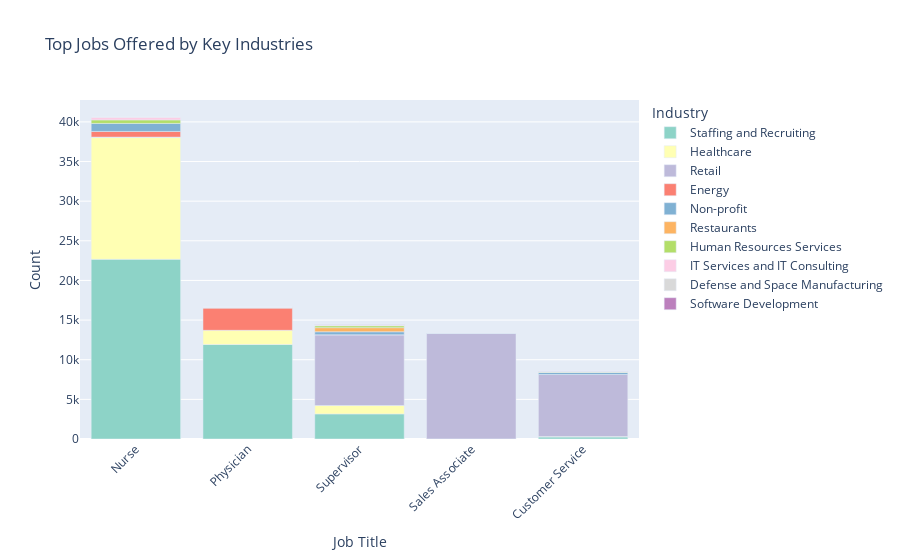

Here is the notebook cell this chart was saved with:
### Markdown cell above
### Top jobs offered by the key industries

### Code cell
Top_5_Jobs = df_job_postings_EDA['Job Title'].value_counts().head(5).index

# Filter the dataframe to include only the top 5 jobs
filtered_data = df_job_postings_EDA[df_job_postings_EDA['Job Title'].isin(Top_5_Jobs)]

# Filter the dataframe to include only the top 10 industries
filtered_data = filtered_data[filtered_data['Industry'].isin(Top_10_Industry)]

industry_counts_by_jobs = filtered_data.groupby(['Job Title', 'Industry']).size().reset_index(name='count')

industry_counts_by_country_sorted = industry_counts_by_jobs.sort_values(by='count', ascending=False)

fig = px.bar(industry_counts_by_country_sorted, x='Job Title', y='count', color='Industry',
             labels={'Job Title': 'Job Title', 'count': 'Count', 'Industry': 'Industry'},
             title='Top Jobs Offered by Key Industries',
             template='plotly', color_discrete_sequence=px.colors.qualitative.Set3)

fig.update_layout(xaxis_tickangle=-45,
                  xaxis={'categoryorder': 'total descending'})

fig.show()

### Figure 1 — Plotly figure (JSON) as saved in the notebook; plotly's stock layout.template omitted (floating-point values rounded to 4 significant figures)
{"data": [{"hovertemplate": "Industry=Staffing and Recruiting<br>Job Title=%{x}<br>Count=%{y}<extra></extra>", "legendgroup": "Staffing and Recruiting", "marker": {"color": "rgb(141,211,199)", "pattern": {"shape": ""}}, "name": "Staffing and Recruiting", "orientation": "v", "showlegend": true, "textposition": "auto", "type": "bar", "x": ["Nurse", "Physician", "Supervisor", "Customer Service", "Sales Associate"], "xaxis": "x", "y": [22673, 11925, 3169, 260, 11], "yaxis": "y"}, {"hovertemplate": "Industry=Healthcare<br>Job Title=%{x}<br>Count=%{y}<extra></extra>", "legendgroup": "Healthcare", "marker": {"color": "rgb(255,255,179)", "pattern": {"shape": ""}}, "name": "Healthcare", "orientation": "v", "showlegend": true, "textposition": "auto", "type": "bar", "x": ["Nurse", "Physician", "Supervisor", "Customer Service"], "xaxis": "x", "y": [15403, 1785, 1056, 47], "yaxis": "y"}, {"hovertemplate": "Industry=Retail<br>Job Title=%{x}<br>Count=%{y}<extra></extra>", "legendgroup": "Retail", "marker": {"color": "rgb(190,186,218)", "pattern": {"shape": ""}}, "name": "Retail", "orientation": "v", "showlegend": true, "textposition": "auto", "type": "bar", "x": ["Sales Associate", "Supervisor", "Customer Service", "Nurse"], "xaxis": "x", "y": [13296, 8919, 7828, 2], "yaxis": "y"}, {"hovertemplate": "Industry=Energy<br>Job Title=%{x}<br>Count=%{y}<extra></extra>", "legendgroup": "Energy", "marker": {"color": "rgb(251,128,114)", "pattern": {"shape": ""}}, "name": "Energy", "orientation": "v", "showlegend": true, "textposition": "auto", "type": "bar", "x": ["Physician", "Nurse", "Supervisor"], "xaxis": "x", "y": [2817, 716, 4], "yaxis": "y"}, {"hovertemplate": "Industry=Non-profit<br>Job Title=%{x}<br>Count=%{y}<extra></extra>", "legendgroup": "Non-profit", "marker": {"color": "rgb(128,177,211)", "pattern": {"shape": ""}}, "name": "Non-profit", "orientation": "v", "showlegend": true, "textposition": "auto", "type": "bar", "x": ["Nurse", "Supervisor", "Customer Service", "Sales Associate", "Physician"], "xaxis": "x", "y": [1011, 377, 259, 25, 16], "yaxis": "y"}, {"hovertemplate": "Industry=Restaurants<br>Job Title=%{x}<br>Count=%{y}<extra></extra>", "legendgroup": "Restaurants", "marker": {"color": "rgb(253,180,98)", "pattern": {"shape": ""}}, "name": "Restaurants", "orientation": "v", "showlegend": true, "textposition": "auto", "type": "bar", "x": ["Supervisor", "Customer Service"], "xaxis": "x", "y": [518, 29], "yaxis": "y"}, {"hovertemplate": "Industry=Human Resources Services<br>Job Title=%{x}<br>Count=%{y}<extra></extra>", "legendgroup": "Human Resources Services", "marker": {"color": "rgb(179,222,105)", "pattern": {"shape": ""}}, "name": "Human Resources Services", "orientation": "v", "showlegend": true, "textposition": "auto", "type": "bar", "x": ["Nurse", "Supervisor", "Physician", "Customer Service"], "xaxis": "x", "y": [447, 247, 58, 44], "yaxis": "y"}, {"hovertemplate": "Industry=IT Services and IT Consulting<br>Job Title=%{x}<br>Count=%{y}<extra></extra>", "legendgroup": "IT Services and IT Consulting", "marker": {"color": "rgb(252,205,229)", "pattern": {"shape": ""}}, "name": "IT Services and IT Consulting", "orientation": "v", "showlegend": true, "textposition": "auto", "type": "bar", "x": ["Nurse", "Supervisor", "Customer Service", "Physician"], "xaxis": "x", "y": [355, 51, 31, 21], "yaxis": "y"}, {"hovertemplate": "Industry=Defense and Space Manufacturing<br>Job Title=%{x}<br>Count=%{y}<extra></extra>", "legendgroup": "Defense and Space Manufacturing", "marker": {"color": "rgb(217,217,217)", "pattern": {"shape": ""}}, "name": "Defense and Space Manufacturing", "orientation": "v", "showlegend": true, "textposition": "auto", "type": "bar", "x": ["Supervisor", "Customer Service", "Nurse", "Physician"], "xaxis": "x", "y": [99, 13, 7, 1], "yaxis": "y"}, {"hovertemplate": "Industry=Software Development<br>Job Title=%{x}<br>Count=%{y}<extra></extra>", "legendgroup": "Software Development", "marker": {"color": "rgb(188,128,189)", "pattern": {"shape": ""}}, "name": "Software Development", "orientation": "v", "showlegend": true, "textposition": "auto", "type": "bar", "x": ["Customer Service", "Supervisor", "Nurse"], "xaxis": "x", "y": [21, 20, 8], "yaxis": "y"}], "layout": {"barmode": "relative", "legend": {"title": {"text": "Industry"}, "tracegroupgap": 0}, "title": {"text": "Top Jobs Offered by Key Industries"}, "xaxis": {"anchor": "y", "categoryorder": "total descending", "domain": [0, 1], "tickangle": -45, "title": {"text": "Job Title"}}, "yaxis": {"anchor": "x", "domain": [0, 1], "title": {"text": "Count"}}}}
